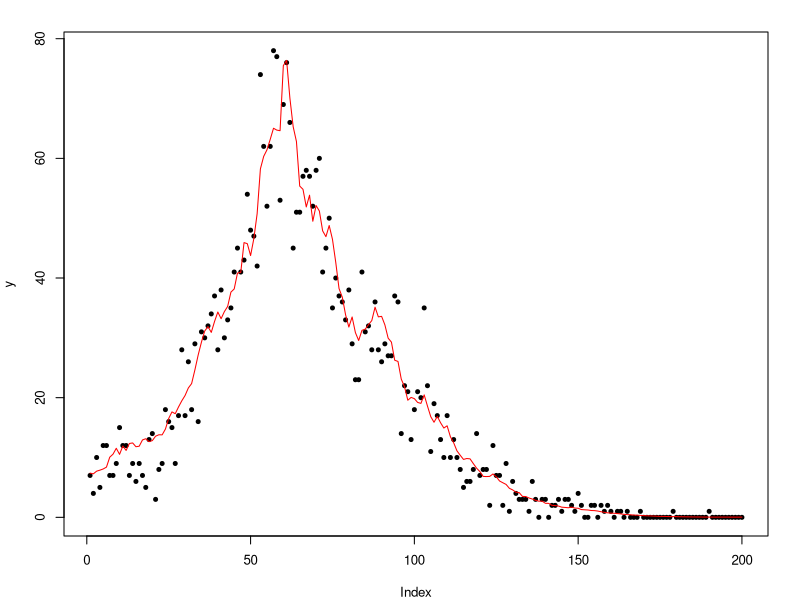

Reproduce this figure in R.
set.seed(42)

setwd(dirname(normalizePath(sys.frames()[[1]]$ofile)))
filename <- "poisson_teste_200" # csv file to save the data

Tt <- 200       # série mais curta — menos tempo para deriva acumular
W1 <- 0.003     # ruído de nível
W2 <- 5e-5      # slope quase constante — muda muitíssimo devagar

theta1 <- numeric(Tt)
theta2 <- numeric(Tt)
theta1[1] <- 2.0
theta2[1] <- 0.015   # slope inicial pequeno mas positivo

for (t in 2:Tt) {
	theta2[t] <- theta2[t-1] + rnorm(1, 0, sqrt(W2))
	theta1[t] <- theta1[t-1] + theta2[t-1] + rnorm(1, 0, sqrt(W1))
}

# Verifica deriva de theta1
cat("range theta1:", round(range(theta1), 2), "\n")

# Se deriva for grande, re-centra apenas para visualização — não para ajuste
lambda <- exp(theta1)
y      <- rpois(Tt, lambda)
cat("range lambda:", round(range(lambda), 1), "\n")

par(mfrow = c(1, 1), mar = c(4, 4, 2, 2), cex = 0.8)
plot(y, pch=20)
lines(lambda, type="l", col="red")

saveRDS(list(y = y, theta=theta1), paste(filename, ".rds", sep=""))
